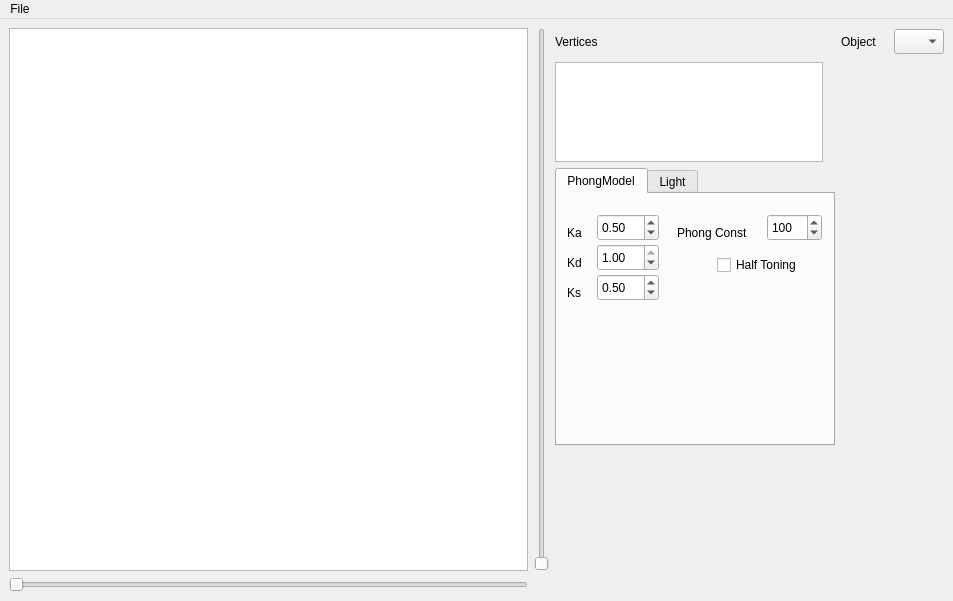
<?xml version="1.0" encoding="UTF-8"?>
<ui version="4.0">
 <class>mainWindowGui</class>
 <widget class="QMainWindow" name="mainWindowGui">
  <property name="geometry">
   <rect>
    <x>0</x>
    <y>0</y>
    <width>953</width>
    <height>601</height>
   </rect>
  </property>
  <property name="windowTitle">
   <string>MainWindow</string>
  </property>
  <widget class="QWidget" name="mainWidget">
   <layout class="QGridLayout" name="gridLayout_4">
    <item row="0" column="0">
     <layout class="QGridLayout" name="gridLayout">
      <item row="1" column="0">
       <widget class="OpenGLCanvas" name="graphics">
        <property name="minimumSize">
         <size>
          <width>0</width>
          <height>0</height>
         </size>
        </property>
       </widget>
      </item>
      <item row="1" column="1">
       <widget class="QSlider" name="verticalSlider">
        <property name="maximumSize">
         <size>
          <width>18</width>
          <height>16777215</height>
         </size>
        </property>
        <property name="orientation">
         <enum>Qt::Vertical</enum>
        </property>
       </widget>
      </item>
      <item row="2" column="0">
       <widget class="QSlider" name="horizontalSlider">
        <property name="maximumSize">
         <size>
          <width>16777215</width>
          <height>18</height>
         </size>
        </property>
        <property name="orientation">
         <enum>Qt::Horizontal</enum>
        </property>
       </widget>
      </item>
      <item row="1" column="2">
       <layout class="QGridLayout" name="gridLayout_2">
        <item row="0" column="0">
         <widget class="QLabel" name="label_14">
          <property name="minimumSize">
           <size>
            <width>60</width>
            <height>28</height>
           </size>
          </property>
          <property name="maximumSize">
           <size>
            <width>60</width>
            <height>28</height>
           </size>
          </property>
          <property name="text">
           <string>Vertices</string>
          </property>
         </widget>
        </item>
        <item row="0" column="1">
         <widget class="QLabel" name="label_15">
          <property name="minimumSize">
           <size>
            <width>47</width>
            <height>28</height>
           </size>
          </property>
          <property name="maximumSize">
           <size>
            <width>47</width>
            <height>28</height>
           </size>
          </property>
          <property name="text">
           <string>Object</string>
          </property>
         </widget>
        </item>
        <item row="0" column="2">
         <widget class="QComboBox" name="comboBox">
          <property name="minimumSize">
           <size>
            <width>50</width>
            <height>25</height>
           </size>
          </property>
          <property name="maximumSize">
           <size>
            <width>50</width>
            <height>25</height>
           </size>
          </property>
         </widget>
        </item>
        <item row="1" column="0">
         <widget class="QListWidget" name="listWidget">
          <property name="minimumSize">
           <size>
            <width>268</width>
            <height>100</height>
           </size>
          </property>
          <property name="maximumSize">
           <size>
            <width>268</width>
            <height>100</height>
           </size>
          </property>
         </widget>
        </item>
        <item row="2" column="0">
         <widget class="QTabWidget" name="tabWidget">
          <property name="minimumSize">
           <size>
            <width>280</width>
            <height>278</height>
           </size>
          </property>
          <property name="maximumSize">
           <size>
            <width>280</width>
            <height>278</height>
           </size>
          </property>
          <property name="currentIndex">
           <number>0</number>
          </property>
          <widget class="QWidget" name="tab">
           <attribute name="title">
            <string>PhongModel</string>
           </attribute>
           <widget class="QDoubleSpinBox" name="doubleSpinBox">
            <property name="geometry">
             <rect>
              <x>40</x>
              <y>20</y>
              <width>62</width>
              <height>27</height>
             </rect>
            </property>
            <property name="maximum">
             <double>1.000000000000000</double>
            </property>
            <property name="singleStep">
             <double>0.050000000000000</double>
            </property>
            <property name="value">
             <double>0.500000000000000</double>
            </property>
           </widget>
           <widget class="QDoubleSpinBox" name="doubleSpinBox_2">
            <property name="geometry">
             <rect>
              <x>40</x>
              <y>50</y>
              <width>62</width>
              <height>27</height>
             </rect>
            </property>
            <property name="maximum">
             <double>1.000000000000000</double>
            </property>
            <property name="singleStep">
             <double>0.050000000000000</double>
            </property>
            <property name="value">
             <double>1.000000000000000</double>
            </property>
           </widget>
           <widget class="QDoubleSpinBox" name="doubleSpinBox_3">
            <property name="geometry">
             <rect>
              <x>40</x>
              <y>80</y>
              <width>62</width>
              <height>27</height>
             </rect>
            </property>
            <property name="maximum">
             <double>1.000000000000000</double>
            </property>
            <property name="singleStep">
             <double>0.050000000000000</double>
            </property>
            <property name="value">
             <double>0.500000000000000</double>
            </property>
           </widget>
           <widget class="QLabel" name="label">
            <property name="geometry">
             <rect>
              <x>10</x>
              <y>30</y>
              <width>21</width>
              <height>17</height>
             </rect>
            </property>
            <property name="text">
             <string>Ka</string>
            </property>
           </widget>
           <widget class="QLabel" name="label_2">
            <property name="geometry">
             <rect>
              <x>10</x>
              <y>60</y>
              <width>21</width>
              <height>17</height>
             </rect>
            </property>
            <property name="text">
             <string>Kd</string>
            </property>
           </widget>
           <widget class="QLabel" name="label_3">
            <property name="geometry">
             <rect>
              <x>10</x>
              <y>90</y>
              <width>21</width>
              <height>17</height>
             </rect>
            </property>
            <property name="text">
             <string>Ks</string>
            </property>
           </widget>
           <widget class="QSpinBox" name="spinBox">
            <property name="geometry">
             <rect>
              <x>210</x>
              <y>20</y>
              <width>55</width>
              <height>27</height>
             </rect>
            </property>
            <property name="minimum">
             <number>1</number>
            </property>
            <property name="maximum">
             <number>500</number>
            </property>
            <property name="value">
             <number>100</number>
            </property>
           </widget>
           <widget class="QLabel" name="label_4">
            <property name="geometry">
             <rect>
              <x>120</x>
              <y>30</y>
              <width>91</width>
              <height>17</height>
             </rect>
            </property>
            <property name="text">
             <string>Phong Const</string>
            </property>
           </widget>
           <widget class="QCheckBox" name="checkBox">
            <property name="geometry">
             <rect>
              <x>160</x>
              <y>60</y>
              <width>102</width>
              <height>22</height>
             </rect>
            </property>
            <property name="text">
             <string>Half Toning</string>
            </property>
           </widget>
          </widget>
          <widget class="QWidget" name="tab_2">
           <attribute name="title">
            <string>Light</string>
           </attribute>
           <widget class="QDoubleSpinBox" name="doubleSpinBox_4">
            <property name="geometry">
             <rect>
              <x>20</x>
              <y>20</y>
              <width>62</width>
              <height>27</height>
             </rect>
            </property>
            <property name="maximum">
             <double>1000.000000000000000</double>
            </property>
            <property name="value">
             <double>100.000000000000000</double>
            </property>
           </widget>
           <widget class="QDoubleSpinBox" name="doubleSpinBox_5">
            <property name="geometry">
             <rect>
              <x>20</x>
              <y>50</y>
              <width>62</width>
              <height>27</height>
             </rect>
            </property>
            <property name="maximum">
             <double>1000.000000000000000</double>
            </property>
           </widget>
           <widget class="QDoubleSpinBox" name="doubleSpinBox_6">
            <property name="geometry">
             <rect>
              <x>20</x>
              <y>80</y>
              <width>62</width>
              <height>27</height>
             </rect>
            </property>
            <property name="maximum">
             <double>1000.000000000000000</double>
            </property>
           </widget>
           <widget class="QLabel" name="label_5">
            <property name="geometry">
             <rect>
              <x>10</x>
              <y>30</y>
              <width>16</width>
              <height>17</height>
             </rect>
            </property>
            <property name="text">
             <string>X</string>
            </property>
           </widget>
           <widget class="QLabel" name="label_6">
            <property name="geometry">
             <rect>
              <x>10</x>
              <y>60</y>
              <width>16</width>
              <height>17</height>
             </rect>
            </property>
            <property name="text">
             <string>Y</string>
            </property>
           </widget>
           <widget class="QLabel" name="label_7">
            <property name="geometry">
             <rect>
              <x>10</x>
              <y>90</y>
              <width>16</width>
              <height>17</height>
             </rect>
            </property>
            <property name="text">
             <string>Z</string>
            </property>
           </widget>
           <widget class="QDoubleSpinBox" name="doubleSpinBox_7">
            <property name="geometry">
             <rect>
              <x>210</x>
              <y>20</y>
              <width>62</width>
              <height>27</height>
             </rect>
            </property>
            <property name="singleStep">
             <double>0.100000000000000</double>
            </property>
            <property name="value">
             <double>0.500000000000000</double>
            </property>
           </widget>
           <widget class="QDoubleSpinBox" name="doubleSpinBox_8">
            <property name="geometry">
             <rect>
              <x>210</x>
              <y>50</y>
              <width>62</width>
              <height>27</height>
             </rect>
            </property>
            <property name="singleStep">
             <double>0.100000000000000</double>
            </property>
            <property name="value">
             <double>0.500000000000000</double>
            </property>
           </widget>
           <widget class="QLabel" name="label_8">
            <property name="geometry">
             <rect>
              <x>110</x>
              <y>60</y>
              <width>101</width>
              <height>17</height>
             </rect>
            </property>
            <property name="text">
             <string>Light Intensity</string>
            </property>
           </widget>
           <widget class="QLabel" name="label_9">
            <property name="geometry">
             <rect>
              <x>90</x>
              <y>30</y>
              <width>121</width>
              <height>17</height>
             </rect>
            </property>
            <property name="text">
             <string>Ambient Intensity</string>
            </property>
           </widget>
          </widget>
         </widget>
        </item>
        <item row="3" column="0">
         <spacer name="verticalSpacer">
          <property name="orientation">
           <enum>Qt::Vertical</enum>
          </property>
          <property name="sizeHint" stdset="0">
           <size>
            <width>178</width>
            <height>15</height>
           </size>
          </property>
         </spacer>
        </item>
       </layout>
      </item>
     </layout>
    </item>
   </layout>
  </widget>
  <widget class="QMenuBar" name="menubar">
   <property name="geometry">
    <rect>
     <x>0</x>
     <y>0</y>
     <width>953</width>
     <height>23</height>
    </rect>
   </property>
   <widget class="QMenu" name="menuFile">
    <property name="title">
     <string>File</string>
    </property>
    <addaction name="actionOpen"/>
    <addaction name="actionClose"/>
   </widget>
   <addaction name="menuFile"/>
  </widget>
  <action name="actionOpen">
   <property name="text">
    <string>Open</string>
   </property>
  </action>
  <action name="actionClose">
   <property name="text">
    <string>Close</string>
   </property>
  </action>
  <action name="actionTranslate">
   <property name="text">
    <string>Translate</string>
   </property>
  </action>
 </widget>
 <customwidgets>
  <customwidget>
   <class>OpenGLCanvas</class>
   <extends>QGraphicsView</extends>
   <header>OpenGLCanvas.h</header>
   <slots>
    <signal>MousePositionChanged(QPoint)</signal>
    <signal>SizeChanged(QSize)</signal>
    <slot>SetPixelPositionX(int)</slot>
    <slot>SetPixelPositionY(int)</slot>
    <slot>drawEverything(Polygon*)</slot>
    <slot>refreshDraw()</slot>
    <slot>setClipMinX(int)</slot>
    <slot>setClipMinY(int)</slot>
    <slot>setClipMaxX(int)</slot>
    <slot>setClipMaxY(int)</slot>
    <slot>setDDA(bool)</slot>
   </slots>
  </customwidget>
 </customwidgets>
 <resources/>
 <connections>
  <connection>
   <sender>actionClose</sender>
   <signal>triggered()</signal>
   <receiver>mainWindowGui</receiver>
   <slot>close()</slot>
   <hints>
    <hint type="sourcelabel">
     <x>-1</x>
     <y>-1</y>
    </hint>
    <hint type="destinationlabel">
     <x>194</x>
     <y>144</y>
    </hint>
   </hints>
  </connection>
  <connection>
   <sender>actionOpen</sender>
   <signal>triggered()</signal>
   <receiver>mainWindowGui</receiver>
   <slot>_FileOpen()</slot>
   <hints>
    <hint type="sourcelabel">
     <x>-1</x>
     <y>-1</y>
    </hint>
    <hint type="destinationlabel">
     <x>194</x>
     <y>144</y>
    </hint>
   </hints>
  </connection>
  <connection>
   <sender>horizontalSlider</sender>
   <signal>valueChanged(int)</signal>
   <receiver>graphics</receiver>
   <slot>SetPixelPositionX(int)</slot>
   <hints>
    <hint type="sourcelabel">
     <x>89</x>
     <y>476</y>
    </hint>
    <hint type="destinationlabel">
     <x>67</x>
     <y>181</y>
    </hint>
   </hints>
  </connection>
  <connection>
   <sender>verticalSlider</sender>
   <signal>valueChanged(int)</signal>
   <receiver>graphics</receiver>
   <slot>SetPixelPositionY(int)</slot>
   <hints>
    <hint type="sourcelabel">
     <x>408</x>
     <y>206</y>
    </hint>
    <hint type="destinationlabel">
     <x>258</x>
     <y>151</y>
    </hint>
   </hints>
  </connection>
  <connection>
   <sender>graphics</sender>
   <signal>MousePositionChanged(QPoint)</signal>
   <receiver>mainWindowGui</receiver>
   <slot>CanvasMousePositionChanged(QPoint)</slot>
   <hints>
    <hint type="sourcelabel">
     <x>137</x>
     <y>128</y>
    </hint>
    <hint type="destinationlabel">
     <x>271</x>
     <y>192</y>
    </hint>
   </hints>
  </connection>
  <connection>
   <sender>graphics</sender>
   <signal>SizeChanged(QSize)</signal>
   <receiver>mainWindowGui</receiver>
   <slot>CanvasSizeChanged(QSize)</slot>
   <hints>
    <hint type="sourcelabel">
     <x>155</x>
     <y>138</y>
    </hint>
    <hint type="destinationlabel">
     <x>271</x>
     <y>192</y>
    </hint>
   </hints>
  </connection>
  <connection>
   <sender>mainWindowGui</sender>
   <signal>refresh()</signal>
   <receiver>graphics</receiver>
   <slot>refreshDraw()</slot>
   <hints>
    <hint type="sourcelabel">
     <x>271</x>
     <y>141</y>
    </hint>
    <hint type="destinationlabel">
     <x>155</x>
     <y>138</y>
    </hint>
   </hints>
  </connection>
  <connection>
   <sender>comboBox</sender>
   <signal>currentIndexChanged(int)</signal>
   <receiver>mainWindowGui</receiver>
   <slot>selectObj(int)</slot>
   <hints>
    <hint type="sourcelabel">
     <x>814</x>
     <y>59</y>
    </hint>
    <hint type="destinationlabel">
     <x>452</x>
     <y>49</y>
    </hint>
   </hints>
  </connection>
  <connection>
   <sender>doubleSpinBox_4</sender>
   <signal>valueChanged(double)</signal>
   <receiver>mainWindowGui</receiver>
   <slot>updateLight()</slot>
   <hints>
    <hint type="sourcelabel">
     <x>471</x>
     <y>240</y>
    </hint>
    <hint type="destinationlabel">
     <x>755</x>
     <y>182</y>
    </hint>
   </hints>
  </connection>
  <connection>
   <sender>doubleSpinBox_5</sender>
   <signal>valueChanged(double)</signal>
   <receiver>mainWindowGui</receiver>
   <slot>updateLight()</slot>
   <hints>
    <hint type="sourcelabel">
     <x>496</x>
     <y>273</y>
    </hint>
    <hint type="destinationlabel">
     <x>758</x>
     <y>219</y>
    </hint>
   </hints>
  </connection>
  <connection>
   <sender>doubleSpinBox_6</sender>
   <signal>valueChanged(double)</signal>
   <receiver>mainWindowGui</receiver>
   <slot>updateLight()</slot>
   <hints>
    <hint type="sourcelabel">
     <x>480</x>
     <y>302</y>
    </hint>
    <hint type="destinationlabel">
     <x>758</x>
     <y>259</y>
    </hint>
   </hints>
  </connection>
  <connection>
   <sender>doubleSpinBox_7</sender>
   <signal>valueChanged(double)</signal>
   <receiver>mainWindowGui</receiver>
   <slot>updateLight()</slot>
   <hints>
    <hint type="sourcelabel">
     <x>656</x>
     <y>234</y>
    </hint>
    <hint type="destinationlabel">
     <x>721</x>
     <y>241</y>
    </hint>
   </hints>
  </connection>
  <connection>
   <sender>doubleSpinBox_8</sender>
   <signal>valueChanged(double)</signal>
   <receiver>mainWindowGui</receiver>
   <slot>updateLight()</slot>
   <hints>
    <hint type="sourcelabel">
     <x>671</x>
     <y>264</y>
    </hint>
    <hint type="destinationlabel">
     <x>720</x>
     <y>284</y>
    </hint>
   </hints>
  </connection>
  <connection>
   <sender>doubleSpinBox</sender>
   <signal>valueChanged(double)</signal>
   <receiver>mainWindowGui</receiver>
   <slot>updatePhong()</slot>
   <hints>
    <hint type="sourcelabel">
     <x>498</x>
     <y>241</y>
    </hint>
    <hint type="destinationlabel">
     <x>742</x>
     <y>213</y>
    </hint>
   </hints>
  </connection>
  <connection>
   <sender>doubleSpinBox_2</sender>
   <signal>valueChanged(double)</signal>
   <receiver>mainWindowGui</receiver>
   <slot>updatePhong()</slot>
   <hints>
    <hint type="sourcelabel">
     <x>511</x>
     <y>266</y>
    </hint>
    <hint type="destinationlabel">
     <x>733</x>
     <y>268</y>
    </hint>
   </hints>
  </connection>
  <connection>
   <sender>doubleSpinBox_3</sender>
   <signal>valueChanged(double)</signal>
   <receiver>mainWindowGui</receiver>
   <slot>updatePhong()</slot>
   <hints>
    <hint type="sourcelabel">
     <x>500</x>
     <y>291</y>
    </hint>
    <hint type="destinationlabel">
     <x>735</x>
     <y>298</y>
    </hint>
   </hints>
  </connection>
  <connection>
   <sender>spinBox</sender>
   <signal>valueChanged(int)</signal>
   <receiver>mainWindowGui</receiver>
   <slot>updatePhong()</slot>
   <hints>
    <hint type="sourcelabel">
     <x>661</x>
     <y>242</y>
    </hint>
    <hint type="destinationlabel">
     <x>740</x>
     <y>254</y>
    </hint>
   </hints>
  </connection>
  <connection>
   <sender>checkBox</sender>
   <signal>clicked(bool)</signal>
   <receiver>mainWindowGui</receiver>
   <slot>updateHalfTone(bool)</slot>
   <hints>
    <hint type="sourcelabel">
     <x>627</x>
     <y>280</y>
    </hint>
    <hint type="destinationlabel">
     <x>742</x>
     <y>343</y>
    </hint>
   </hints>
  </connection>
 </connections>
 <slots>
  <signal>openTheFile(QString)</signal>
  <signal>updateGraphics(Polygon*)</signal>
  <signal>refresh()</signal>
  <slot>_Exit()</slot>
  <slot>_FileOpen()</slot>
  <slot>CanvasMousePositionChanged(QPoint)</slot>
  <slot>CanvasSizeChanged(QSize)</slot>
  <slot>selectObj(int)</slot>
  <slot>setTranslX(double)</slot>
  <slot>setTranslY(double)</slot>
  <slot>setScaleX(double)</slot>
  <slot>setTheta(double)</slot>
  <slot>setScaleY(double)</slot>
  <slot>translateObj()</slot>
  <slot>scaleObj()</slot>
  <slot>rotateObj()</slot>
  <slot>setClipMaxXMin(int)</slot>
  <slot>setClipMaxYMin(int)</slot>
  <slot>clipChange()</slot>
  <slot>setAxis1()</slot>
  <slot>setAxis2()</slot>
  <slot>setTranslZ(double)</slot>
  <slot>setScaleZ(double)</slot>
  <slot>updatePhong()</slot>
  <slot>updateLight()</slot>
  <slot>updateHalfTone(bool)</slot>
 </slots>
</ui>
